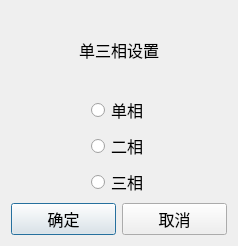
<?xml version="1.0" encoding="UTF-8"?>
<ui version="4.0">
 <class>SiSetLineNum</class>
 <widget class="QDialog" name="SiSetLineNum">
  <property name="geometry">
   <rect>
    <x>0</x>
    <y>0</y>
    <width>238</width>
    <height>246</height>
   </rect>
  </property>
  <property name="font">
   <font>
    <family>微软雅黑</family>
    <pointsize>12</pointsize>
   </font>
  </property>
  <property name="windowTitle">
   <string>相数选择</string>
  </property>
  <layout class="QVBoxLayout" name="verticalLayout">
   <item>
    <widget class="QLabel" name="label">
     <property name="font">
      <font>
       <family>微软雅黑</family>
       <pointsize>12</pointsize>
      </font>
     </property>
     <property name="text">
      <string>单三相设置</string>
     </property>
     <property name="alignment">
      <set>Qt::AlignCenter</set>
     </property>
    </widget>
   </item>
   <item>
    <layout class="QHBoxLayout" name="horizontalLayout_2">
     <item>
      <spacer name="horizontalSpacer">
       <property name="orientation">
        <enum>Qt::Horizontal</enum>
       </property>
       <property name="sizeHint" stdset="0">
        <size>
         <width>40</width>
         <height>20</height>
        </size>
       </property>
      </spacer>
     </item>
     <item>
      <widget class="QRadioButton" name="radioButton_1">
       <property name="text">
        <string>单相</string>
       </property>
      </widget>
     </item>
     <item>
      <spacer name="horizontalSpacer_2">
       <property name="orientation">
        <enum>Qt::Horizontal</enum>
       </property>
       <property name="sizeHint" stdset="0">
        <size>
         <width>40</width>
         <height>20</height>
        </size>
       </property>
      </spacer>
     </item>
    </layout>
   </item>
   <item>
    <layout class="QHBoxLayout" name="horizontalLayout_3">
     <item>
      <spacer name="horizontalSpacer_3">
       <property name="orientation">
        <enum>Qt::Horizontal</enum>
       </property>
       <property name="sizeHint" stdset="0">
        <size>
         <width>40</width>
         <height>20</height>
        </size>
       </property>
      </spacer>
     </item>
     <item>
      <widget class="QRadioButton" name="radioButton_2">
       <property name="text">
        <string>二相</string>
       </property>
      </widget>
     </item>
     <item>
      <spacer name="horizontalSpacer_4">
       <property name="orientation">
        <enum>Qt::Horizontal</enum>
       </property>
       <property name="sizeHint" stdset="0">
        <size>
         <width>40</width>
         <height>20</height>
        </size>
       </property>
      </spacer>
     </item>
    </layout>
   </item>
   <item>
    <layout class="QHBoxLayout" name="horizontalLayout_4">
     <item>
      <spacer name="horizontalSpacer_5">
       <property name="orientation">
        <enum>Qt::Horizontal</enum>
       </property>
       <property name="sizeHint" stdset="0">
        <size>
         <width>40</width>
         <height>20</height>
        </size>
       </property>
      </spacer>
     </item>
     <item>
      <widget class="QRadioButton" name="radioButton_3">
       <property name="text">
        <string>三相</string>
       </property>
      </widget>
     </item>
     <item>
      <spacer name="horizontalSpacer_6">
       <property name="orientation">
        <enum>Qt::Horizontal</enum>
       </property>
       <property name="sizeHint" stdset="0">
        <size>
         <width>40</width>
         <height>20</height>
        </size>
       </property>
      </spacer>
     </item>
    </layout>
   </item>
   <item>
    <layout class="QHBoxLayout" name="horizontalLayout">
     <item>
      <widget class="QPushButton" name="okBtn">
       <property name="minimumSize">
        <size>
         <width>0</width>
         <height>31</height>
        </size>
       </property>
       <property name="text">
        <string>确定</string>
       </property>
      </widget>
     </item>
     <item>
      <widget class="QPushButton" name="cancelBtn">
       <property name="minimumSize">
        <size>
         <width>0</width>
         <height>31</height>
        </size>
       </property>
       <property name="text">
        <string>取消</string>
       </property>
      </widget>
     </item>
    </layout>
   </item>
  </layout>
 </widget>
 <resources/>
 <connections/>
</ui>
